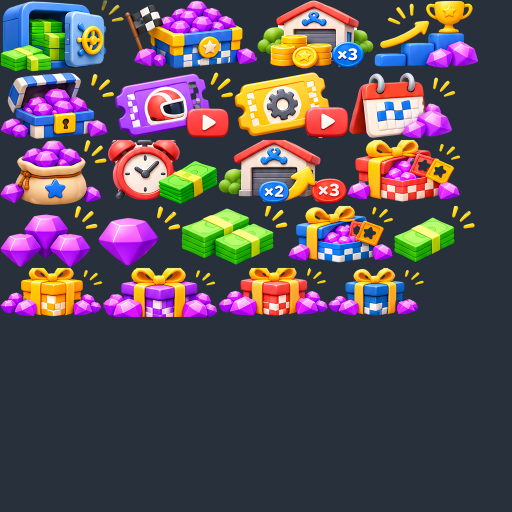
#> input picture Design/AssetPacks/Soft_Miniature_Shop_Horizontal_v1/qa-atlas-1.png, 1024 x 1024 px, given in place of 01-race.png, which was not available (shown at 1/2 size)
$ python compare_soft_miniature.py
#> lines starting #> are read from the running program, lines starting #| are printed output that depends on the picture
#!/usr/bin/env python3
"""Demo left / actual captured Godot viewport right. No retouching game screenshots."""
from pathlib import Path
from PIL import Image,ImageDraw,ImageFont
import argparse
ROOT=Path(__file__).resolve().parents[1]
DEMO=ROOT/'Design/Demos/SoftMiniature/approved';SHOTS=ROOT/'Design/Previews/Soft_Miniature_Integrated';OUT=SHOTS/'compare';OUT.mkdir(exist_ok=True)
parser=argparse.ArgumentParser();parser.add_argument('--stage',default='after');args=parser.parse_args()
font=ImageFont.truetype('/usr/share/fonts/truetype/dejavu/DejaVuSans.ttf',13)
for width,height in [(320,568),(390,778),(412,915)]:
 for name,runtime in [('01-race','tab_0'),('02-bag','tab_1'),('03-drivers','tab_2'),('04-garage','garage_0'),('05-league','tab_3'),('06-shop','tab_4')]:
  a=Image.open(DEMO/f'{name}.png').convert('RGB');a=a.resize((width,round(a.height*width/a.width)),Image.Resampling.LANCZOS)
#> further down, a is the input picture: PIL image 1024x1024 RGB; mean R, G, B 87.6, 76.5, 85.4
#> after `a = a.resize((width, round(a.height * width / a.width)), Image.Resampl`:
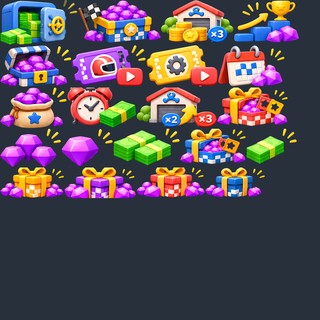
#> a: PIL image 320x320 RGB; mean R, G, B 87.4, 76.5, 85.3
  ref=Image.new('RGB',(width,height),'#e8f2f5');ref.paste(a,(0,0))
#> after `ref = Image.new('RGB', (width, height), '#e8f2f5')`:
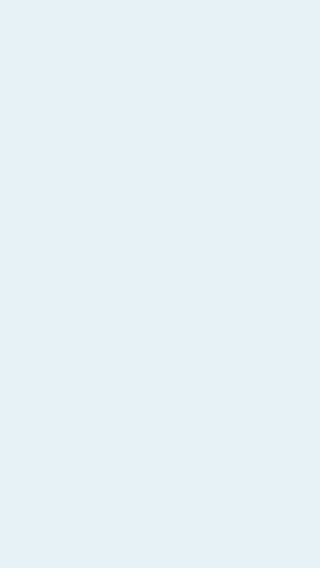
#> ref: PIL image 320x568 RGB; mean R, G, B 232, 242, 245
#> after `ref.paste(a, (0, 0))`:
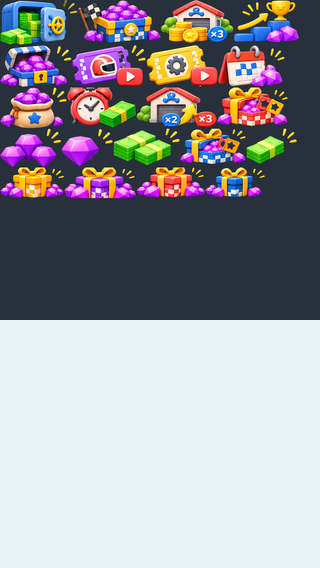
#> ref: PIL image 320x568 RGB; mean R, G, B 150.5, 148.8, 155.1
  b=Image.open(SHOTS/f'{width}_{runtime}.png').convert('RGB')
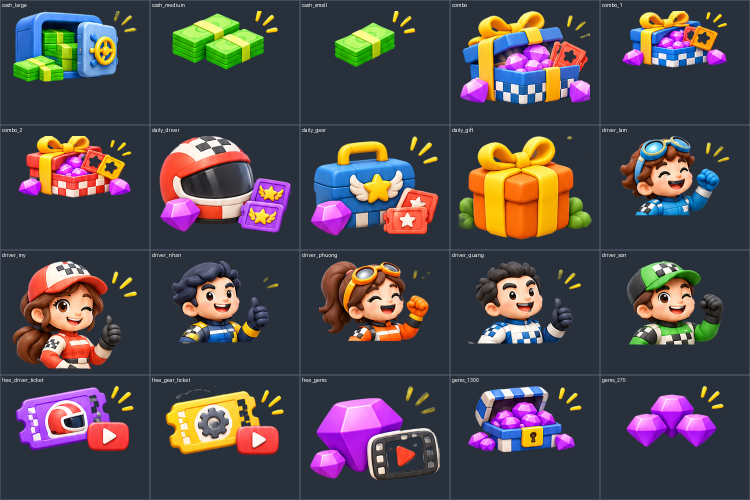
#> input picture Design/AssetPacks/Soft_Miniature_Shop_Horizontal_v1/qa-dark-1.png, 1500 x 1000 px, given in place of 320_tab_0.png, which was not available (shown at 1/2 size)
#> b is the input picture: PIL image 1500x1000 RGB; mean R, G, B 80.3, 73.1, 78.6
  c=Image.new('RGB',(width*2,height+24),'white');c.paste(ref,(0,24));c.paste(b,(width,24));d=ImageDraw.Draw(c);d.text((6,4),'DEMO - aspect preserved',font=font,fill='black');d.text((width+6,4),f'GAME {width}x{height} / {args.stage}',font=font,fill='black');c.save(OUT/f'{args.stage}-{width}-{name}.png')
#> after `c = Image.new('RGB', (width * 2, height + 24), 'white')`: c: PIL image 640x592 RGB; every value is 255
#> after `c.paste(ref, (0, 24))`:
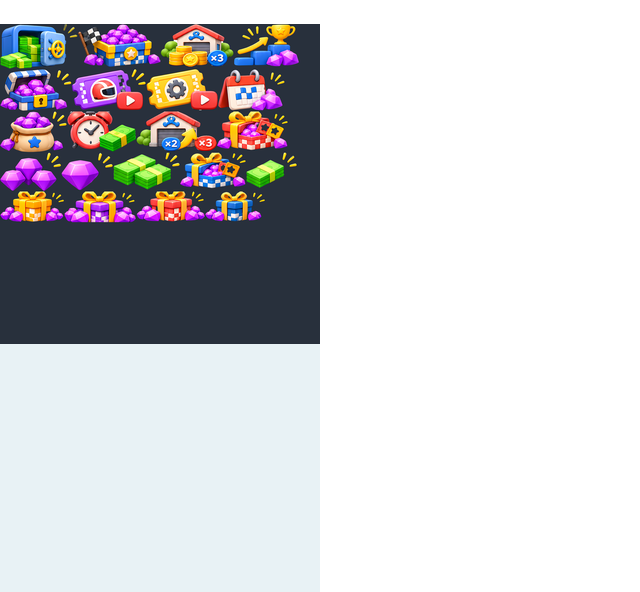
#> c: PIL image 640x592 RGB; mean R, G, B 204.9, 204, 207.1
#> after `c.paste(b, (width, 24))`:
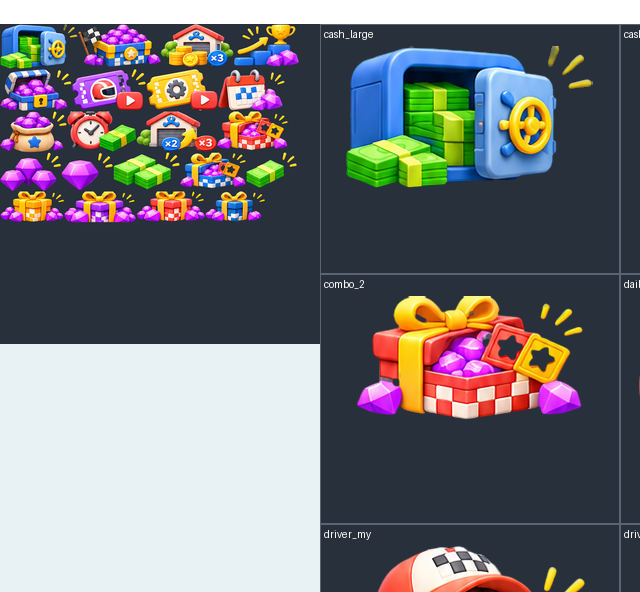
#> c: PIL image 640x592 RGB; mean R, G, B 117.8, 117.6, 121.7
#> after `c = Image.new('RGB', (width * 2, height + 24), 'white')`:
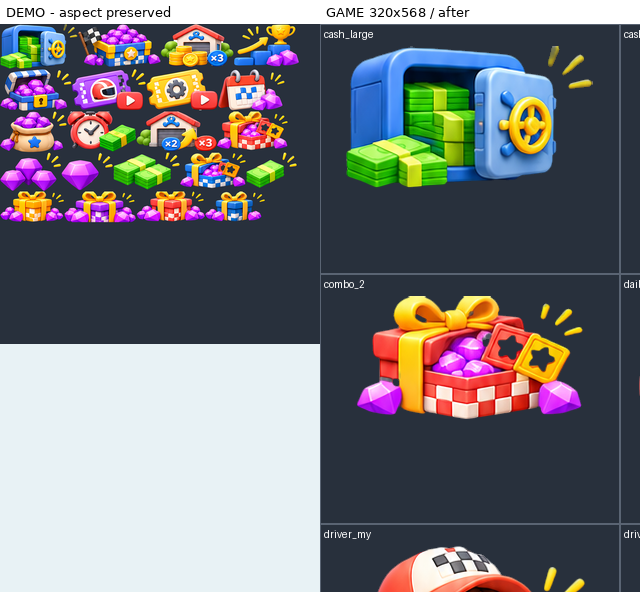
#> saved as after-320-01-race.png: PIL image 640x592 RGB; mean R, G, B 117.3, 117, 121.2
#> (the run stopped early here; a loop or call above may not have finished)
